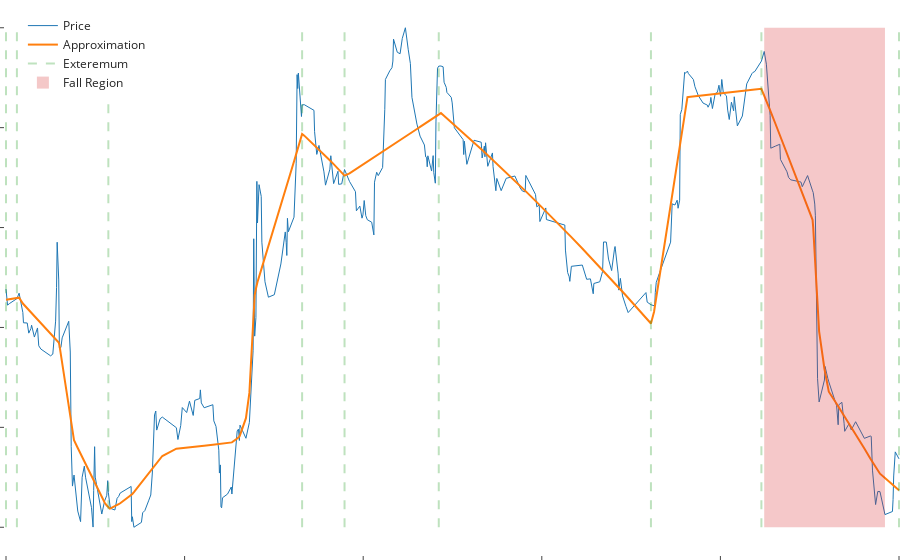

The notebook cell this image was saved under:
### Code cell
# preds - model forward, Y, extremums, mini, maxi
Xnplot = Xn.view(-1).numpy()
Ynplot = Yn.view(-1).numpy()

import plotly.graph_objects as go
from datetime import datetime

def timestamps_to_dates(timestamps: torch.tensor):
    """
    Convert a tensor of timestamps to a tensor of date strings.
    """
    format = "%d-%m-%Y %H:%M:%S"
    date_strings = [datetime.fromtimestamp(ts.item()).strftime(format) for ts in timestamps]
    return date_strings

dates = timestamps_to_dates(X.view(-1))

fig = go.Figure()

fig.add_trace(go.Scatter(
    x=Xnplot, 
    y=Ynplot, 
    mode='lines', 
    name='Price', 
    line=dict(width=1, color='#1f77b4'),
    text=dates, 
    customdata=Y.view(-1).numpy(),
    hovertemplate="%{text}<br>%{customdata:.14f}$<extra></extra>"
    ))

fig.add_trace(go.Scatter(
    x=Xnplot, 
    y=preds.detach().view(-1).numpy(), 
    mode='lines', 
    name='Approximation',
    line=dict(width=2, color='#ff7f0e'),
    hoverinfo='none'
    ))

for i in extremums:
    x_value = Xnplot[i]
    fig.add_shape(
        type='line',
        x0=x_value, x1=x_value,
        y0=min(Ynplot), y1=max(Ynplot),
        line=dict(color='#2ca02c', width=2, dash="dash"),
        name="Exteremum",
        showlegend=(True if i == 0 else False)
    )

fig.add_shape(
    type='rect',
    x0=Xnplot[mini.item()],
    x1=Xnplot[maxi.item()],
    y0=min(Ynplot),
    y1=max(Ynplot),
    fillcolor='#d62728',
    opacity=0.25,
    line_width=0,
    showlegend=True,
    name="Fall Region"
)

fig.update_layout(
    margin=dict(l=0, r=0, t=0, b=0),
    template='simple_white',
    legend=dict(
        x=0.02,
        y=0.98,
        xanchor="left",
        yanchor="top",
    ),
    xaxis=dict(
        showline=False,
        zeroline=False, 
        showticklabels=False
    ),
    yaxis=dict(
        showgrid=True, 
        gridcolor="rgba(211, 211, 211, 0.4)",
        gridwidth=0.05, 
        showline=False,
        zeroline=False,
        showticklabels=False
    )
)

### Figure 1 — Plotly figure (JSON) as saved in the notebook; plotly's stock layout.template omitted (floating-point values rounded to 4 significant figures; data arrays with more than 128 entries replaced by an {"elided": "..."} marker saying what was removed)
{"data": [{"customdata": {"elided": "350 float values"}, "hovertemplate": "%{text}<br>%{customdata:.14f}$<extra></extra>", "line": {"color": "#1f77b4", "width": 1}, "mode": "lines", "name": "Price", "text": {"elided": "350 str values"}, "type": "scatter", "x": {"elided": "350 float values"}, "y": {"elided": "350 float values"}}, {"hoverinfo": "none", "line": {"color": "#ff7f0e", "width": 2}, "mode": "lines", "name": "Approximation", "type": "scatter", "x": {"elided": "350 float values"}, "y": {"elided": "350 float values"}}], "layout": {"legend": {"x": 0.02, "xanchor": "left", "y": 0.98, "yanchor": "top"}, "margin": {"b": 0, "l": 0, "r": 0, "t": 0}, "shapes": [{"line": {"color": "#2ca02c", "dash": "dash", "width": 2}, "name": "Exteremum", "showlegend": true, "type": "line", "x0": 0, "x1": 0, "y0": 0, "y1": 1}, {"line": {"color": "#2ca02c", "dash": "dash", "width": 2}, "name": "Exteremum", "showlegend": false, "type": "line", "x0": 0.01223, "x1": 0.01223, "y0": 0, "y1": 1}, {"line": {"color": "#2ca02c", "dash": "dash", "width": 2}, "name": "Exteremum", "showlegend": false, "type": "line", "x0": 0.1146, "x1": 0.1146, "y0": 0, "y1": 1}, {"line": {"color": "#2ca02c", "dash": "dash", "width": 2}, "name": "Exteremum", "showlegend": false, "type": "line", "x0": 0.3316, "x1": 0.3316, "y0": 0, "y1": 1}, {"line": {"color": "#2ca02c", "dash": "dash", "width": 2}, "name": "Exteremum", "showlegend": false, "type": "line", "x0": 0.3791, "x1": 0.3791, "y0": 0, "y1": 1}, {"line": {"color": "#2ca02c", "dash": "dash", "width": 2}, "name": "Exteremum", "showlegend": false, "type": "line", "x0": 0.4846, "x1": 0.4846, "y0": 0, "y1": 1}, {"line": {"color": "#2ca02c", "dash": "dash", "width": 2}, "name": "Exteremum", "showlegend": false, "type": "line", "x0": 0.7222, "x1": 0.7222, "y0": 0, "y1": 1}, {"line": {"color": "#2ca02c", "dash": "dash", "width": 2}, "name": "Exteremum", "showlegend": false, "type": "line", "x0": 0.8459, "x1": 0.8459, "y0": 0, "y1": 1}, {"line": {"color": "#2ca02c", "dash": "dash", "width": 2}, "name": "Exteremum", "showlegend": false, "type": "line", "x0": 1, "x1": 1, "y0": 0, "y1": 1}, {"fillcolor": "#d62728", "line": {"width": 0}, "name": "Fall Region", "opacity": 0.25, "showlegend": true, "type": "rect", "x0": 0.9843, "x1": 0.8491, "y0": 0, "y1": 1}], "xaxis": {"showline": false, "showticklabels": false, "zeroline": false}, "yaxis": {"gridcolor": "rgba(211, 211, 211, 0.4)", "gridwidth": 0.05, "showgrid": true, "showline": false, "showticklabels": false, "zeroline": false}}}
